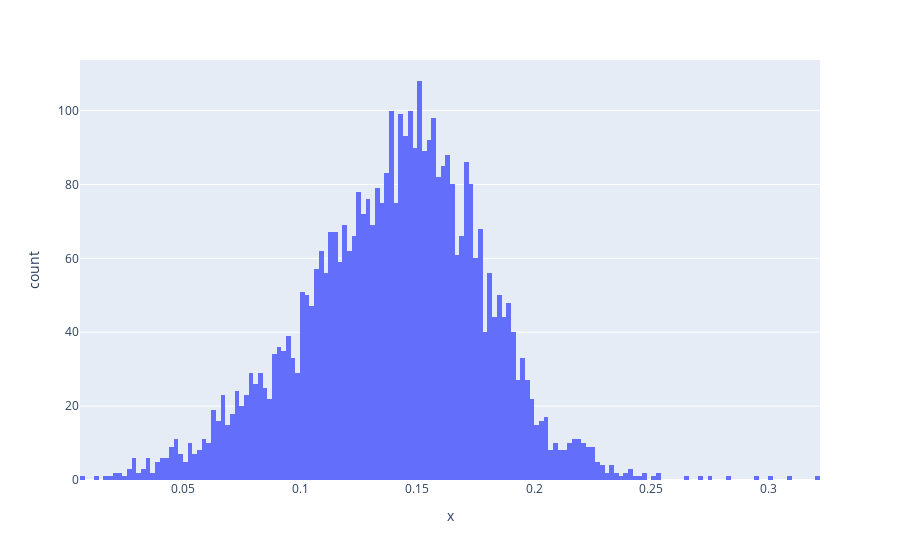

Here is the notebook cell this chart was saved with:
### Code cell
aux=burr.rvs(resultado5["burr"]["c"], resultado5["burr"]["d"], resultado5["burr"]["loc"], resultado5["burr"]["scale"], size=4177)
data["Height_sinteticos"]=aux
fig_synt = px.histogram(x=data["Height_sinteticos"], nbins=200)
fig_synt.show()

### Figure 1 — Plotly figure (JSON) as saved in the notebook; plotly's stock layout.template omitted (floating-point values rounded to 4 significant figures; data arrays with more than 128 entries replaced by an {"elided": "..."} marker saying what was removed)
{"data": [{"alignmentgroup": "True", "bingroup": "x", "hovertemplate": "x=%{x}<br>count=%{y}<extra></extra>", "legendgroup": "", "marker": {"color": "#636efa", "pattern": {"shape": ""}}, "name": "", "nbinsx": 200, "offsetgroup": "", "orientation": "v", "showlegend": false, "type": "histogram", "x": {"elided": "4177 float values"}, "xaxis": "x", "yaxis": "y"}], "layout": {"barmode": "relative", "legend": {"tracegroupgap": 0}, "margin": {"t": 60}, "xaxis": {"anchor": "y", "domain": [0, 1], "title": {"text": "x"}}, "yaxis": {"anchor": "x", "domain": [0, 1], "title": {"text": "count"}}}}
